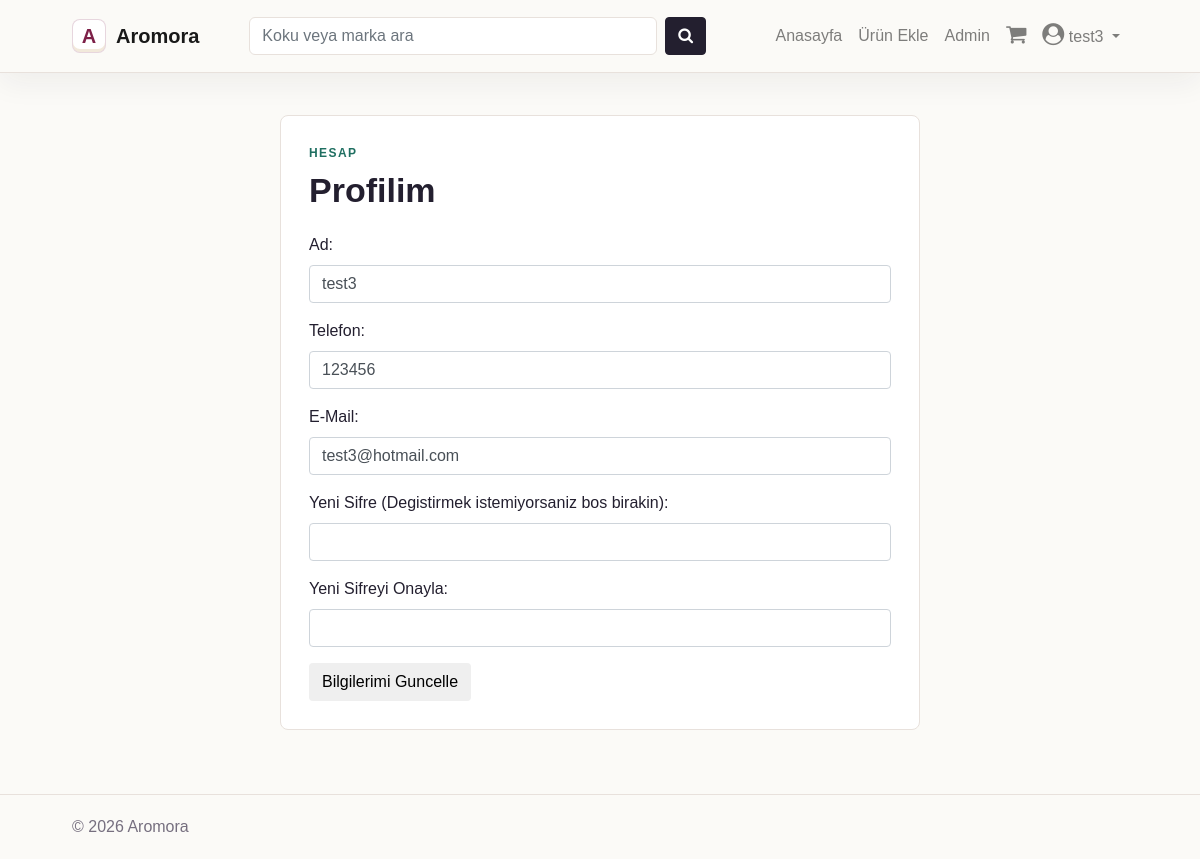
/profile (signed in), run on the app's committed database.
### app/db_models.py (models this page shows, shortened)
class User(UserMixin, db.Model):
    __tablename__ = "users"
    id = db.Column(db.Integer, primary_key=True)
    name = db.Column(db.String(100), nullable=False)
    email = db.Column(db.String(100), unique=True, nullable=False)
    phone = db.Column(db.String(50), nullable=False)
    password = db.Column(db.String(255), nullable=False)
    admin = db.Column(db.Boolean, default=False)
    email_confirmed = db.Column(db.Boolean, default=False)
    cart = db.relationship("Cart", backref="buyer", lazy=True, cascade="all, delete-orphan")
    orders = db.relationship("Order", backref="customer", lazy=True, cascade="all, delete-orphan")
    logs = db.relationship("Log", backref="user", lazy=True, cascade="all, delete")
    @property
    def role(self):
        return "admin" if self.admin else "customer"

### app/__init__.py (the view)
@app.route('/profile', methods=['GET', 'POST'])
@login_required
def profile():
    form = UpdateProfileForm()
    if form.validate_on_submit():
        current_user.name = form.name.data
        current_user.phone = form.phone.data
        current_user.email = form.email.data
        if form.password.data:
            current_user.password = generate_password_hash(form.password.data, method='pbkdf2:sha256')
        record_log(current_user, "Profil bilgileri guncellendi")
        db.session.commit()
        flash('Hesap bilgileriniz guncellendi!', 'success')
        return redirect(url_for('profile'))
    elif request.method == 'GET':
        form.name.data = current_user.name
        form.phone.data = current_user.phone
        form.email.data = current_user.email
    return render_template('profile.html', form=form)

### app/forms.py
class UpdateProfileForm(FlaskForm):
    name = StringField("Ad:", validators=[DataRequired(), Length(max=50)])
    phone = StringField("Telefon:", validators=[DataRequired(), Length(max=30)])
    email = StringField("E-Mail:", validators=[DataRequired(), Email()])
    password = PasswordField("Yeni Sifre (Degistirmek istemiyorsaniz bos birakin):", validators=[Optional(), Regexp(r"^[a-zA-Z0-9_\-&$@#!%^*+.]{8,30}$", message="Sifre 8-30 karakter arasinda olmali ve sadece harf, rakam ve ozel karakterler icermelidir.")])
    confirm = PasswordField("Yeni Sifreyi Onayla:", validators=[EqualTo("password", message="Sifreler eslesmiyor!")])
    submit = SubmitField("Bilgilerimi Guncelle")

### app/__init__.py (called while the page is built)
@app.context_processor
def inject_now():
	return {'now': datetime.utcnow(), 'current_role': role_for_user(current_user)}

@login_manager.user_loader
def load_user(user_id):
	return db.session.get(User, int(user_id))

### app/user_roles.py (called while the page is built)
def role_for_user(user):
    if user is None or not getattr(user, "is_authenticated", False):
        return VisitorRole()
    if getattr(user, "admin", False):
        return AdminRole(user)
    return CustomerRole(user)

### app/templates/profile.html (shortened to what this page needs)
{% extends "base.html" %}
{% import "bootstrap/wtf.html" as wtf %}
{% block content %}
<section class="form-panel">
  <div class="form-heading">
    <p class="eyebrow">Hesap</p>
    <h1>Profilim</h1>
  </div>
  {{ wtf.quick_form(form) }}
</section>
{% endblock %}

### app/templates/base.html (shortened to what this page needs)
{% import "bootstrap/wtf.html" as wtf %}
<!DOCTYPE html>
<html lang="tr">
  <head>
    <link rel="stylesheet" href="https://maxcdn.bootstrapcdn.com/bootstrap/4.0.0/css/bootstrap.min.css">
    <link rel="stylesheet" type="text/css" href="{{ url_for('static', filename='styles.css') }}">
    <link rel="stylesheet" href="https://cdnjs.cloudflare.com/ajax/libs/font-awesome/4.7.0/css/font-awesome.min.css">
  </head>
  <body>
    <nav class="navbar navbar-expand-lg navbar-light app-nav">
      <a class="navbar-brand brand" href="{{ url_for('home') }}">
        <span class="brand-mark">A</span>
        <span>Aromora</span>
      </a>
      <div class="collapse navbar-collapse" id="navbarSupportedContent">
        <form class="form-inline search-form" action="{{ url_for('search') }}">
          <input class="form-control" type="search" name="query" placeholder="Koku veya marka ara" required>
          <button class="btn btn-dark" type="submit"><i class="fa fa-search"></i></button>
        </form>
        <ul class="navbar-nav ml-auto align-items-lg-center">
          <li class="nav-item"><a class="nav-link" href="{{ url_for('home') }}">Anasayfa</a></li>
          {% if not current_user.is_authenticated %}
            <li class="nav-item"><a class="nav-link" href="{{ url_for('login') }}">Giriş</a></li>
            <li class="nav-item"><a class="btn btn-primary nav-cta" href="{{ url_for('register') }}">Kayıt Ol</a></li>
          {% else %}
            {% if current_user.admin %}
              <li class="nav-item"><a class="nav-link" href="{{ url_for('admin.add_item') }}">Ürün Ekle</a></li>
              <li class="nav-item"><a class="nav-link" href="{{ url_for('admin.list_items') }}">Admin</a></li>
            {% endif %}
            <li class="nav-item">
              <a class="nav-link icon-link" href="{{ url_for('cart') }}"><i class="fa fa-shopping-cart"></i></a>
            </li>
            <li class="nav-item dropdown">
              <a class="nav-link dropdown-toggle" href="#" id="navbarDropdown" role="button" data-toggle="dropdown">
                <i class="fa fa-user-circle"></i> {{ current_user.name }}
              </a>
            </li>
          {% endif %}
        </ul>
      </div>
    </nav>
    <main class="page-shell">
      {% block content %}{% endblock %}
    </main>
    <footer class="site-footer">
      <span>© {{ now.year }} Aromora</span>
    </footer>
  </body>
</html>

### app/static/styles.css (style rules this page uses)
:root { --ink: #231f2f; --muted: #766f7f; --line: #e8e1dc; --paper: #fbfaf7; --soft: #f3eee7; --accent: #7d2048; --accent-dark: #561732; --gold: #b98538; --forest: #1f6f61; --danger: #b42318; }
* { box-sizing: border-box; }
body { margin: 0; color: var(--ink); background: var(--paper); font-family: Arial, Helvetica, sans-serif; }
a, a:hover { color: inherit; text-decoration: none; }
.app-nav { position: sticky; top: 0; z-index: 10; padding: 14px 6vw; background: rgba(251, 250, 247, 0.96); border-bottom: 1px solid var(--line); box-shadow: 0 10px 30px rgba(35, 31, 47, 0.06); }
.brand { display: inline-flex; gap: 10px; align-items: center; font-weight: 800; letter-spacing: 0; }
.brand-mark { display: inline-grid; width: 34px; height: 34px; place-items: center; border: 1px solid rgba(125, 32, 72, 0.18); border-radius: 8px; background: #fff; color: var(--accent); font-weight: 900; box-shadow: inset 0 -3px 0 rgba(185, 133, 56, 0.18); }
.search-form { gap: 8px; margin-left: 34px; }
.search-form .form-control { width: min(34vw, 420px); border-radius: 6px; border-color: var(--line); background: #fff; }
.icon-link i, .dropdown-toggle i { font-size: 22px; }
.page-shell { width: min(1180px, calc(100% - 32px)); min-height: calc(100vh - 150px); margin: 0 auto; padding: 42px 0 64px; }
.site-footer { border-top: 1px solid var(--line); color: var(--muted); padding: 20px 6vw; }
.eyebrow { margin: 0 0 8px; color: var(--forest); font-size: 12px; font-weight: 800; letter-spacing: 0.12em; text-transform: uppercase; }
.btn-dark { border-color: var(--ink); background: var(--ink); }
.cart-list, .summary-panel, .form-panel, .table-shell, .empty-state { border: 1px solid var(--line); border-radius: 8px; background: #fff; }
.form-panel { max-width: 640px; margin: 0 auto; padding: 28px; }
.form-heading { margin-bottom: 22px; }
.form-heading h1 { margin: 0; font-size: 34px; font-weight: 800; }

### data on the page
User: name "test3", phone "123456", email "test3@hotmail.com"
